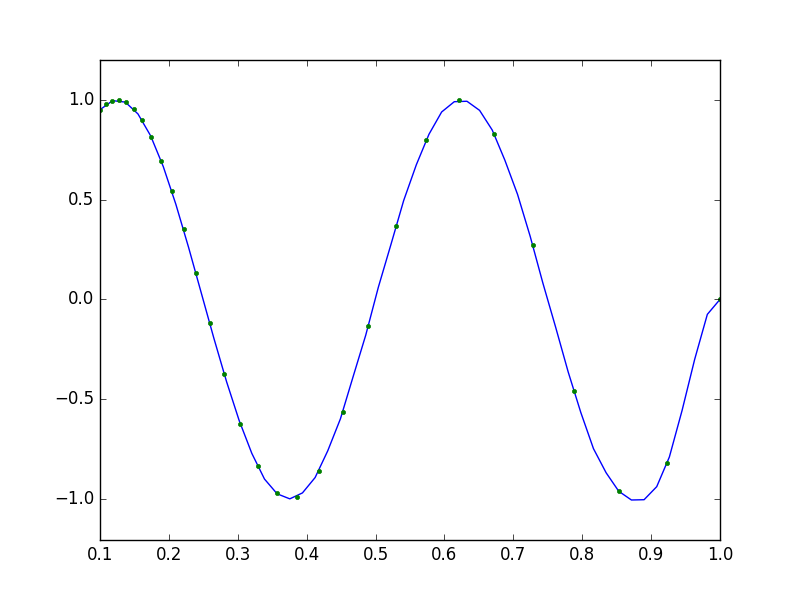

The Julia source for this figure:
using PyCall
pygui(:qt)
using PyPlot
matplotlib[:rcdefaults]()

using InterpNd

x = logspace(-1, 0, 30)
y = sin(4pi*x)

xi = linspace(x[1],x[end])
yi = interp1d(y)(x,xi)

figure(1)
clf()
plot(xi,yi)
plot(x,y,".")
margins(0,0.1)

savefig("example.png", transparent=true)
